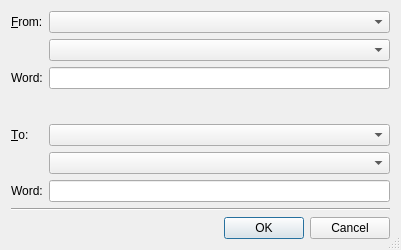
<?xml version="1.0" encoding="UTF-8"?>
<ui version="4.0">
 <class>AddWordDialog</class>
 <widget class="QDialog" name="AddWordDialog">
  <property name="geometry">
   <rect>
    <x>0</x>
    <y>0</y>
    <width>401</width>
    <height>250</height>
   </rect>
  </property>
  <property name="windowTitle">
   <string>Add Word:</string>
  </property>
  <property name="sizeGripEnabled">
   <bool>true</bool>
  </property>
  <layout class="QVBoxLayout" name="verticalLayout_2">
   <item>
    <layout class="QVBoxLayout" name="m_vertical_layout">
     <item>
      <layout class="QGridLayout" name="m_grid_layout">
       <item row="4" column="1">
        <widget class="QComboBox" name="m_cb_2_language"/>
       </item>
       <item row="3" column="1">
        <spacer name="m_vertical_spacer">
         <property name="orientation">
          <enum>Qt::Vertical</enum>
         </property>
         <property name="sizeHint" stdset="0">
          <size>
           <width>20</width>
           <height>40</height>
          </size>
         </property>
        </spacer>
       </item>
       <item row="1" column="1">
        <widget class="QComboBox" name="m_cb_1_word_type"/>
       </item>
       <item row="2" column="0">
        <widget class="QLabel" name="m_label_1">
         <property name="text">
          <string>Word:</string>
         </property>
         <property name="buddy">
          <cstring>m_lineedit_1</cstring>
         </property>
        </widget>
       </item>
       <item row="0" column="1">
        <widget class="QComboBox" name="m_cb_1_language"/>
       </item>
       <item row="6" column="0">
        <widget class="QLabel" name="m_label_2">
         <property name="text">
          <string>Word:</string>
         </property>
         <property name="buddy">
          <cstring>m_lineedit_2</cstring>
         </property>
        </widget>
       </item>
       <item row="2" column="1">
        <widget class="QLineEdit" name="m_lineedit_1"/>
       </item>
       <item row="6" column="1">
        <widget class="QLineEdit" name="m_lineedit_2"/>
       </item>
       <item row="5" column="1">
        <widget class="QComboBox" name="m_cb_2_word_type"/>
       </item>
       <item row="0" column="0">
        <widget class="QLabel" name="label">
         <property name="text">
          <string>&amp;From:</string>
         </property>
         <property name="buddy">
          <cstring>m_cb_1_language</cstring>
         </property>
        </widget>
       </item>
       <item row="4" column="0">
        <widget class="QLabel" name="label_2">
         <property name="text">
          <string>&amp;To:</string>
         </property>
         <property name="buddy">
          <cstring>m_cb_2_language</cstring>
         </property>
        </widget>
       </item>
      </layout>
     </item>
     <item>
      <widget class="Line" name="m_horizontal_line">
       <property name="orientation">
        <enum>Qt::Horizontal</enum>
       </property>
      </widget>
     </item>
     <item>
      <widget class="QDialogButtonBox" name="m_button_box">
       <property name="orientation">
        <enum>Qt::Horizontal</enum>
       </property>
       <property name="standardButtons">
        <set>QDialogButtonBox::Cancel|QDialogButtonBox::Ok</set>
       </property>
      </widget>
     </item>
    </layout>
   </item>
  </layout>
 </widget>
 <tabstops>
  <tabstop>m_cb_1_language</tabstop>
  <tabstop>m_cb_1_word_type</tabstop>
  <tabstop>m_lineedit_1</tabstop>
  <tabstop>m_cb_2_language</tabstop>
  <tabstop>m_cb_2_word_type</tabstop>
  <tabstop>m_lineedit_2</tabstop>
  <tabstop>m_button_box</tabstop>
 </tabstops>
 <resources/>
 <connections>
  <connection>
   <sender>m_button_box</sender>
   <signal>accepted()</signal>
   <receiver>AddWordDialog</receiver>
   <slot>accept()</slot>
   <hints>
    <hint type="sourcelabel">
     <x>229</x>
     <y>320</y>
    </hint>
    <hint type="destinationlabel">
     <x>157</x>
     <y>274</y>
    </hint>
   </hints>
  </connection>
  <connection>
   <sender>m_button_box</sender>
   <signal>rejected()</signal>
   <receiver>AddWordDialog</receiver>
   <slot>reject()</slot>
   <hints>
    <hint type="sourcelabel">
     <x>297</x>
     <y>326</y>
    </hint>
    <hint type="destinationlabel">
     <x>286</x>
     <y>274</y>
    </hint>
   </hints>
  </connection>
 </connections>
</ui>
